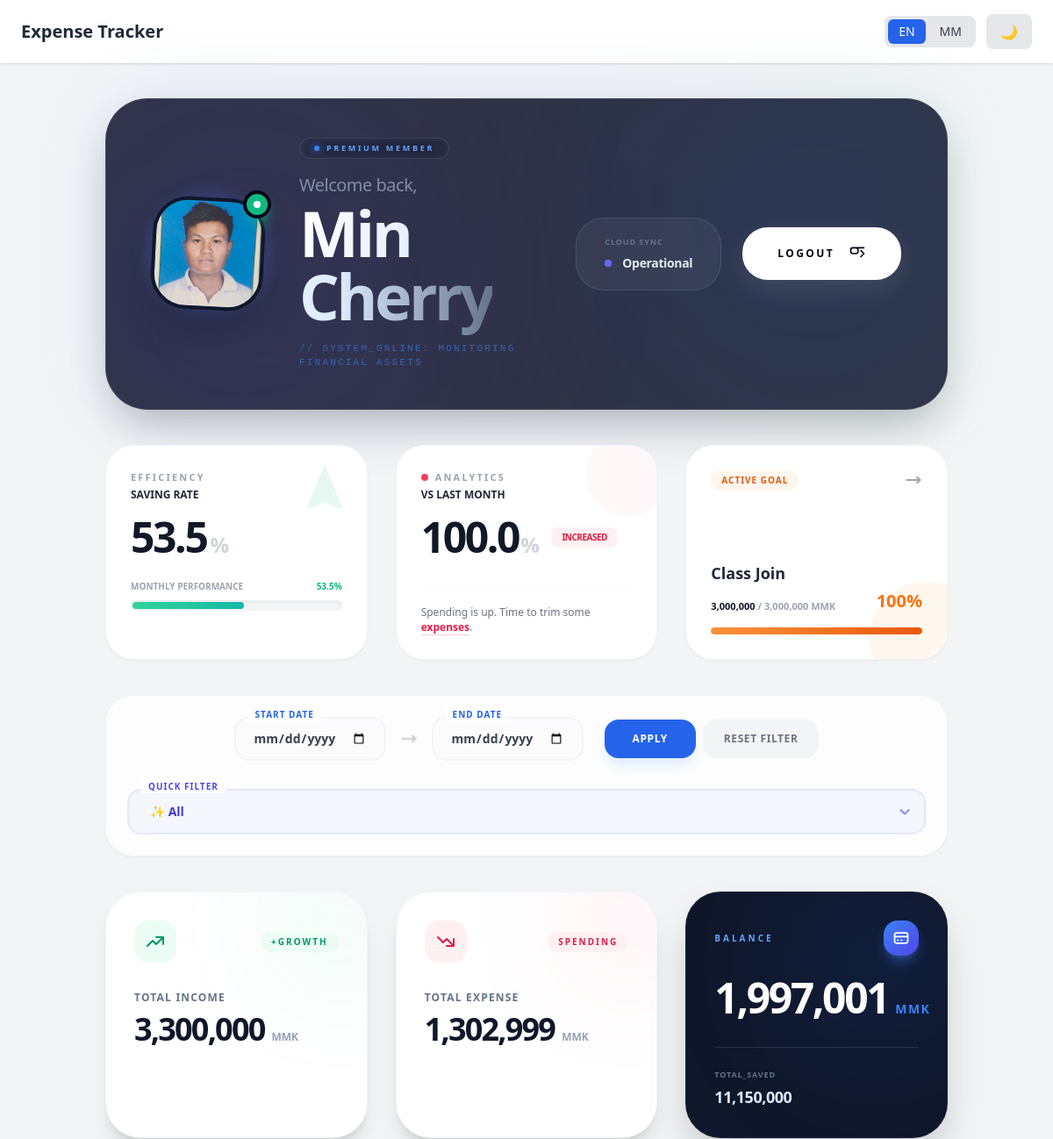
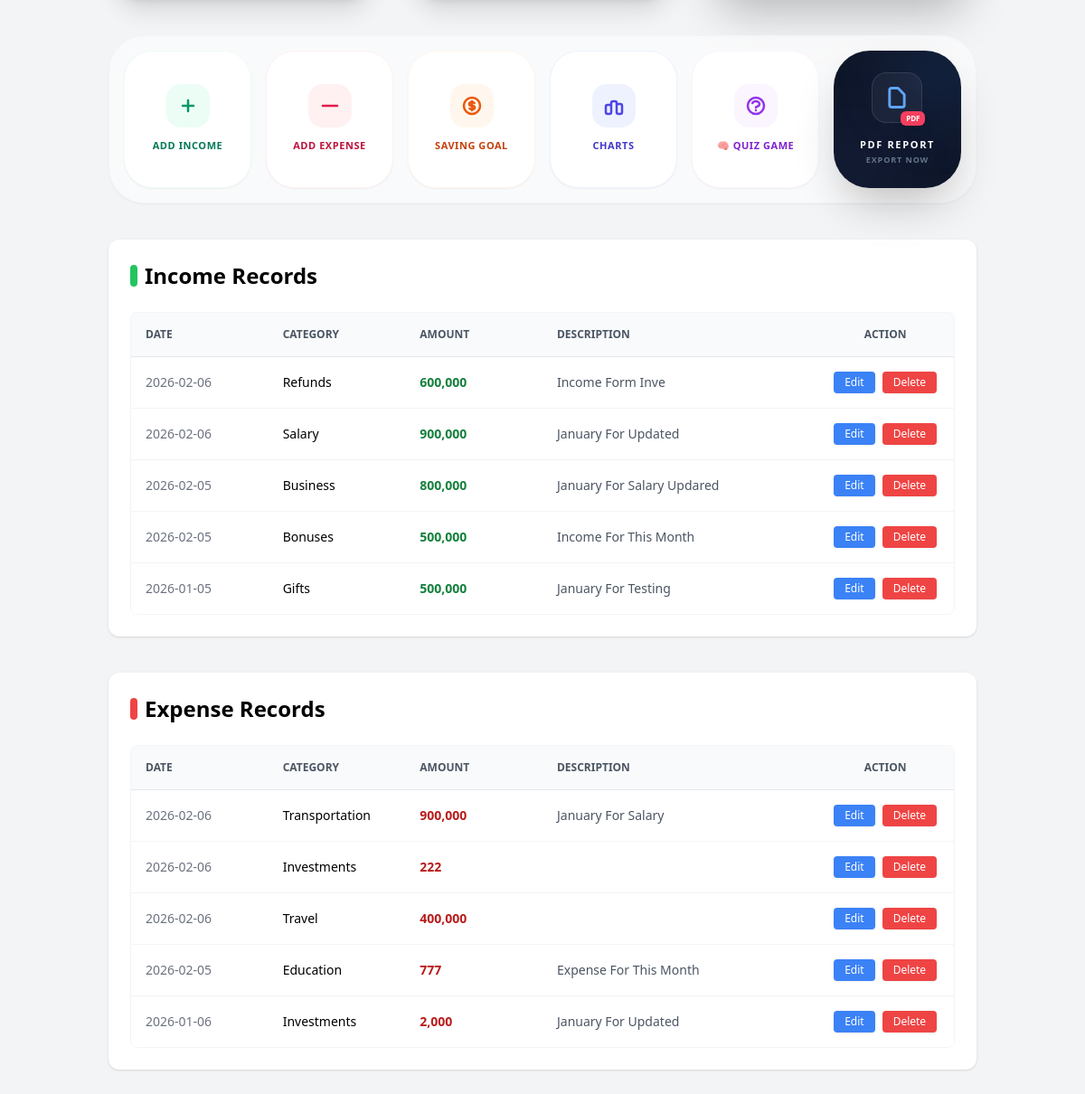
/dashboard (signed in), run on an earlier commit of the app's database (2 pictures, top to bottom).
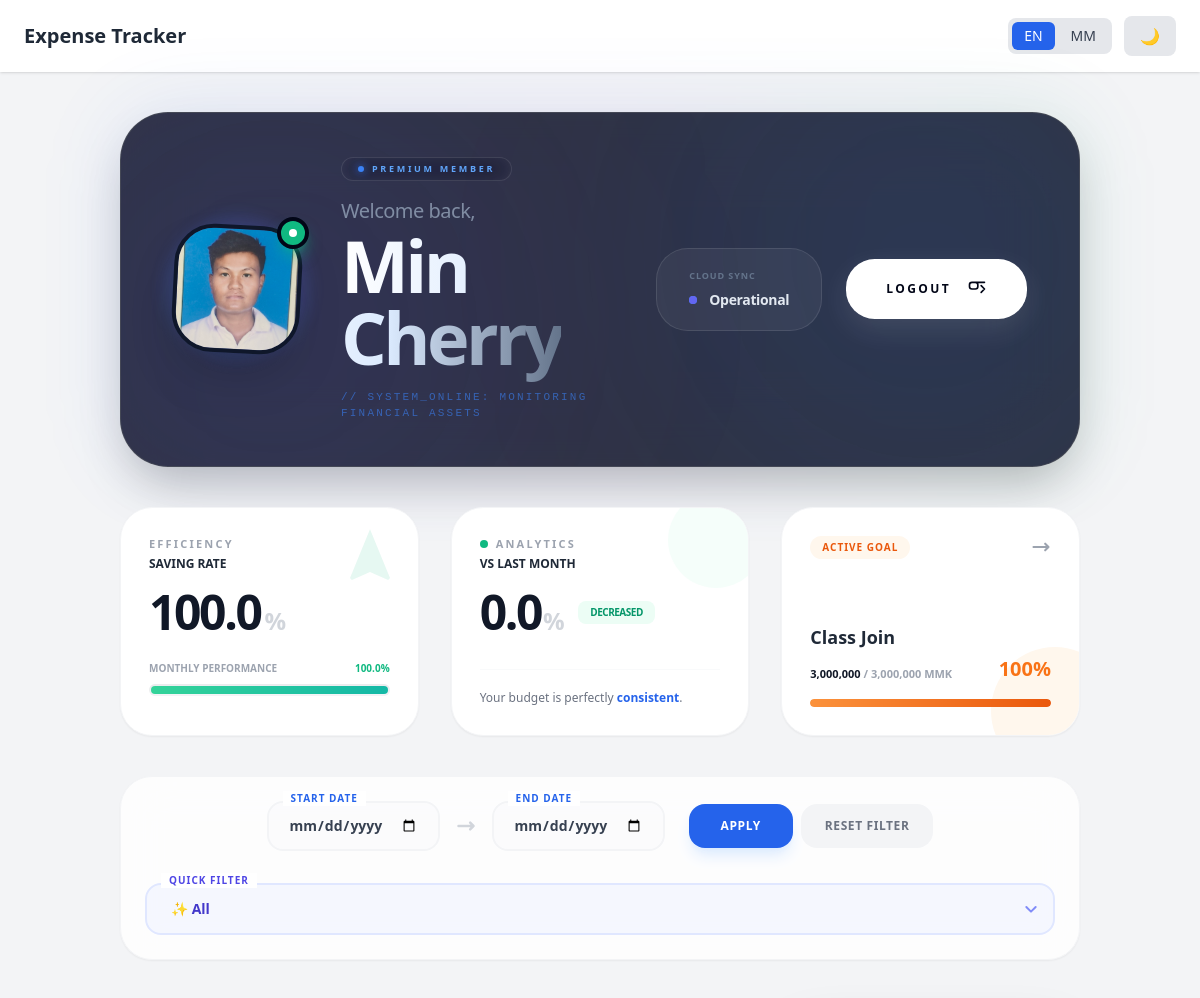
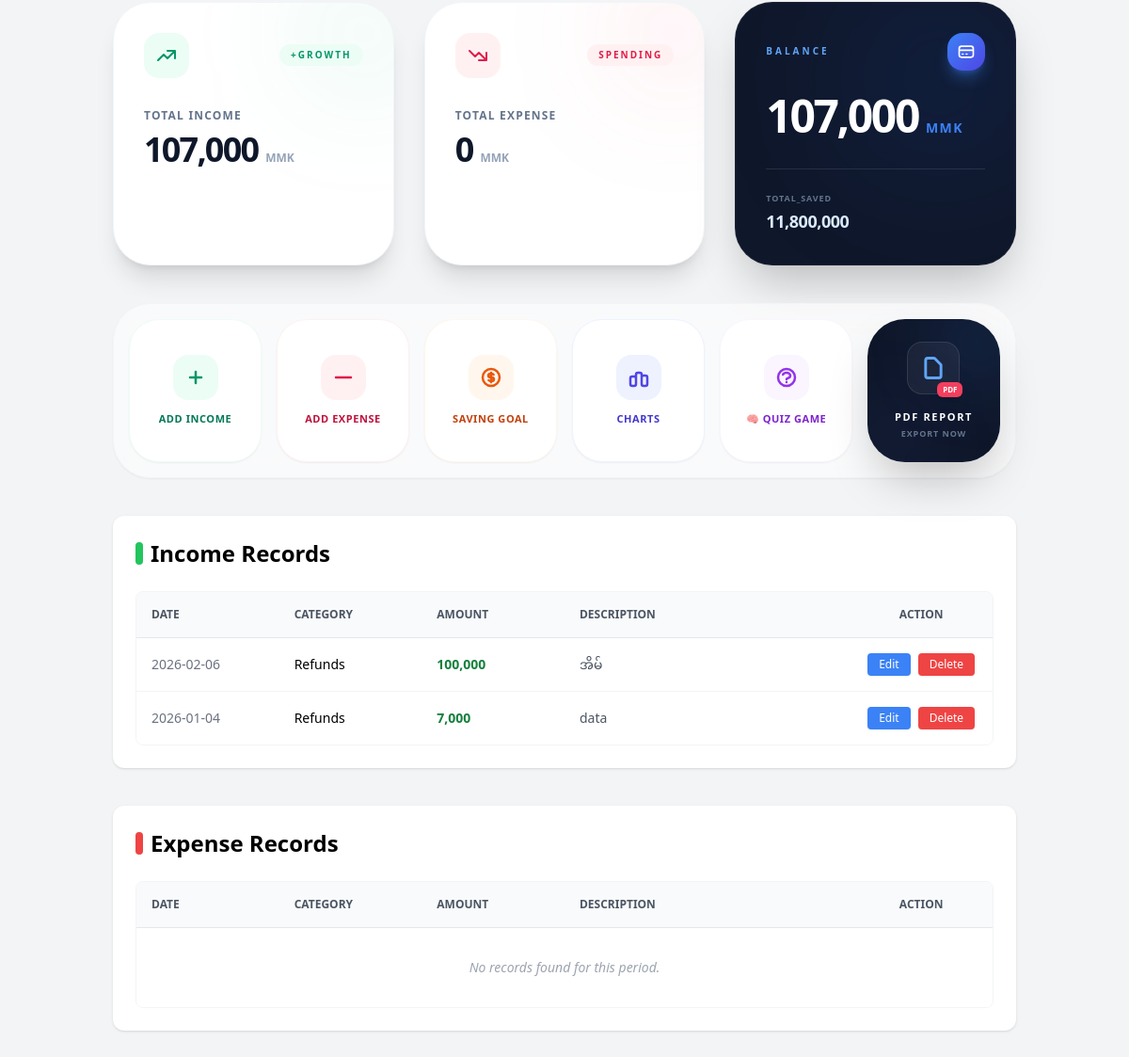
And on a later commit of the database (2 pictures, top to bottom).
### tables this page shows
CREATE TABLE income(
        id INTEGER PRIMARY KEY AUTOINCREMENT,
        user_id INTEGER,
        date TEXT,
        category TEXT,
        amount REAL,
        description TEXT,
        FOREIGN KEY(user_id) REFERENCES users(id)
    );

CREATE TABLE expenses(
        id INTEGER PRIMARY KEY AUTOINCREMENT,
        user_id INTEGER,
        date TEXT,
        category TEXT,
        amount REAL,
        description TEXT,
        FOREIGN KEY(user_id) REFERENCES users(id)
    );

### app.py (the view)
@app.route("/dashboard")
def dashboard():
    if "user_id" not in session:
        return redirect(url_for("login"))
    user_id = session["user_id"]
    start_date = request.args.get("start_date")
    end_date = request.args.get("end_date")
    filter_type = request.args.get("filter")
    page = request.args.get("page", 1, type=int)
    per_page = 5
    offset = (page - 1) * per_page
    conn = sqlite3.connect(DB_NAME)
    cursor = conn.cursor()
    today = datetime.today()
    this_month = today.strftime('%Y-%m')
    last_month = (today.replace(day=1) - timedelta(days=1)).strftime('%Y-%m')
    if filter_type == "weekly":
        start_date = (today - timedelta(days=today.weekday())).strftime("%Y-%m-%d")
        end_date = today.strftime("%Y-%m-%d")
    elif filter_type == "monthly":
        start_date = today.replace(day=1).strftime("%Y-%m-%d")
        end_date = today.strftime("%Y-%m-%d")
    elif filter_type == "yearly":
        start_date = today.replace(month=1, day=1).strftime("%Y-%m-%d")
        end_date = today.strftime("%Y-%m-%d")
    cursor.execute("SELECT SUM(amount) FROM income WHERE user_id=? AND strftime('%Y-%m', date)=?", (user_id, this_month))
    this_month_income = cursor.fetchone()[0] or 0
    cursor.execute("SELECT SUM(amount) FROM expenses WHERE user_id=? AND strftime('%Y-%m', date)=?", (user_id, this_month))
    this_month_expense = cursor.fetchone()[0] or 0
    cursor.execute("SELECT SUM(amount) FROM expenses WHERE user_id=? AND strftime('%Y-%m', date)=?", (user_id, last_month))
    last_month_expense = cursor.fetchone()[0] or 0
    if this_month_income > 0:
        calculated_rate = ((this_month_income - this_month_expense) / this_month_income) * 100
        saving_rate = round(min(calculated_rate, 100), 1)
    else:
        saving_rate = 0
    cursor.execute("SELECT SUM(current_amount) FROM savings_goals WHERE user_id=?", (user_id,))
    total_saved_in_goals = cursor.fetchone()[0] or 0
    cursor.execute("SELECT id, goal_name, target_amount, current_amount FROM savings_goals WHERE user_id=?", (user_id,))
    currentgoals = cursor.fetchall()
    if this_month_expense == 0:
        diff_percent = 0.0
    elif last_month_expense > 0:
        raw_diff = ((this_month_expense - last_month_expense) / last_month_expense) * 100
        if raw_diff > 0:
            diff_percent = min(round(raw_diff, 1), 100.0)
        else:
            diff_percent = round(raw_diff, 1)
    else:
        if this_month_income > 0:
            relative_usage = (this_month_expense / this_month_income) * 100
            diff_percent = min(round(relative_usage, 1), 100.0)
        else:
            diff_percent = 100.0
    income_sum_query = "SELECT SUM(amount) FROM income WHERE user_id=?"
    expense_sum_query = "SELECT SUM(amount) FROM expenses WHERE user_id=?"
    base_params = [user_id]
    filter_params = []
    if start_date and end_date:
        income_sum_query += " AND date BETWEEN ? AND ?"
        expense_sum_query += " AND date BETWEEN ? AND ?"
        filter_params = [start_date, end_date]
    cursor.execute(income_sum_query, base_params + filter_params)
    total_income = cursor.fetchone()[0] or 0
    cursor.execute(expense_sum_query, base_params + filter_params)
    total_expense = cursor.fetchone()[0] or 0
    balance = total_income - total_expense
    inc_select = "SELECT id, category, amount, date, description FROM income WHERE user_id=?"
    if start_date and end_date:
        inc_select += " AND date BETWEEN ? AND ?"
    inc_select += " ORDER BY date DESC LIMIT ? OFFSET ?"
    cursor.execute(inc_select, base_params + filter_params + [per_page, offset])
    income_records = cursor.fetchall()
    exp_select = "SELECT id, category, amount, date, description FROM expenses WHERE user_id=?"
    if start_date and end_date:
        exp_select += " AND date BETWEEN ? AND ?"
    exp_select += " ORDER BY date DESC LIMIT ? OFFSET ?"
    cursor.execute(exp_select, base_params + filter_params + [per_page, offset])
    expense_records = cursor.fetchall()
    cursor.execute("SELECT COUNT(*) FROM income WHERE user_id=?", (user_id,))
    total_income_pages = (cursor.fetchone()[0] + per_page - 1) // per_page
    cursor.execute("SELECT COUNT(*) FROM expenses WHERE user_id=?", (user_id,))
    total_expense_pages = (cursor.fetchone()[0] + per_page - 1) // per_page
    cursor.execute("SELECT id, user_id, goal_name, target_amount, current_amount FROM savings_goals WHERE user_id=?", (user_id,))
    goals = cursor.fetchall()
    conn.close()
    return render_template(
        "dashboard.html",
        total_income=total_income,
        total_expense=total_expense,
        balance=balance,
        income_records=income_records,
        expense_records=expense_records,
        page=page,
        total_income_pages=total_income_pages,
        total_expense_pages=total_expense_pages,
        start_date=start_date,
        end_date=end_date,
        filter_type=filter_type,
        saving_rate=saving_rate,
        diff_percent=diff_percent,
        this_month_expense=this_month_expense,
        goals=goals,
        currentgoals=currentgoals
    )

### app.py (called while the page is built, shortened)
def t(key, is_user_data=False):
    lang = session.get('language', 'en')
    translated = LANGUAGES.get(lang, LANGUAGES['en']).get(key)
    if translated:
        return translated
    if lang == 'mm' and key:
        try:
            return translator.translate(key, dest='my').text
        except:
            return key
    return key

@app.context_processor
def inject_translate():
    return dict(t=t)

### templates/dashboard.html (shortened to what the changed rows need)
{% extends "base.html" %}
{% block content %}
<div class="max-w-7xl mx-auto px-4 py-6 space-y-10">
{% set is_mm = (request.cookies.get('language') == 'mm') or (session.get('language') == 'mm') %}
<div class="relative group perspective-1000">
    <div class="relative overflow-hidden bg-slate-950/80 backdrop-blur-2xl rounded-[3rem] border border-white/10 p-1 shadow-2xl transition-all duration-500 hover:shadow-blue-500/20">
        <div class="relative px-8 py-10 md:px-12">
            <div class="flex flex-col lg:flex-row items-center justify-between gap-12">
                <div class="flex flex-col md:flex-row items-center gap-10">
                    <div class="text-center md:text-left space-y-4">
                        <div class="space-y-1">
                            <h2 class="text-slate-400 font-medium text-lg md:text-xl tracking-tight opacity-80">{{ t("welcome") }},</h2>
                            <h1 class="text-5xl md:text-7xl font-black text-white tracking-tighter leading-none">
                                <span class="text-transparent bg-clip-text bg-gradient-to-r from-white via-blue-100 to-slate-500">
                                </span>
                            </h1>
                        </div>
                    </div>
                </div>
            </div>
        </div>
    </div>
</div>
 <div class="grid grid-cols-1 md:grid-cols-3 gap-8">
  <div class="group relative bg-white rounded-[2rem] p-7 shadow-sm border border-gray-100 transition-all duration-300 hover:shadow-xl hover:-translate-y-1 overflow-hidden">
    <div class="relative z-10">
      <h2 class="text-xs font-black text-gray-800 uppercase mb-4">Saving Rate</h2>
      <div class="flex items-baseline gap-1">
        <span class="text-5xl font-black tracking-tighter text-gray-900">{{ saving_rate }}</span>
        <span class="text-2xl font-bold text-gray-300">%</span>
      </div>
      <div class="mt-6">
        <div class="flex justify-between mb-2">
            <span class="text-[10px] font-bold text-gray-400 uppercase">Monthly Performance</span>
            <span class="text-[10px] font-bold text-emerald-500">{{ saving_rate }}%</span>
        </div>
        <div class="w-full bg-gray-100 h-3 rounded-full overflow-hidden p-0.5 shadow-inner">
          <div class="bg-gradient-to-r from-emerald-400 to-teal-500 h-full rounded-full transition-all duration-1000" style="width: {{ saving_rate }}%"></div>
        </div>
      </div>
    </div>
  </div>
  <div class="group relative bg-white rounded-[2rem] p-7 shadow-sm border border-gray-100 transition-all duration-300 hover:shadow-xl hover:-translate-y-1 overflow-hidden">
    <div class="absolute -right-4 -top-4 w-24 h-24 {{ 'bg-rose-50' if diff_percent > 0 else 'bg-emerald-50' }} rounded-full opacity-50 group-hover:scale-150 transition-transform duration-700"></div>
    <div class="relative z-10">
      <div class="flex items-center gap-2 mb-1">
        <span class="w-2 h-2 rounded-full {{ 'bg-rose-500 animate-pulse' if diff_percent > 0 else 'bg-emerald-500' }}"></span>
        <h3 class="text-[11px] font-black text-gray-400 uppercase tracking-[0.2em]">Analytics</h3>
      </div>
      <h2 class="text-xs font-black text-gray-800 uppercase mb-4">Vs Last Month</h2>
      <div class="flex items-center gap-4">
        <p class="text-5xl font-black tracking-tighter text-gray-900">
          {{ diff_percent|abs }}<span class="text-2xl ml-0.5 text-gray-300">%</span>
        </p>
        <div class="flex flex-col">
            {% if diff_percent > 0 %}
            <span class="px-3 py-1 rounded-lg bg-rose-50 text-rose-600 text-[10px] font-black tracking-tighter">INCREASED</span>
            {% else %}
            <span class="px-3 py-1 rounded-lg bg-emerald-50 text-emerald-600 text-[10px] font-black tracking-tighter">DECREASED</span>
            {% endif %}
        </div>
      </div>
      <div class="mt-8 pt-5 border-t border-gray-50 flex items-start gap-3">
          <p class="text-[12px] text-gray-500 font-medium leading-snug">
              {% if diff_percent > 0 %}
              Spending is up. Time to trim some <span class="text-rose-600 font-bold underline decoration-rose-200 underline-offset-4">expenses</span>.
              {% elif diff_percent < 0 %}
              Brilliant! You've cut costs by <span class="text-emerald-600 font-bold underline decoration-emerald-200 underline-offset-4">{{ diff_percent|abs }}%</span>.
              {% else %}
              Your budget is perfectly <span class="text-blue-600 font-bold">consistent</span>.
              {% endif %}
          </p>
      </div>
    </div>
  </div>
</div>
<div class="grid grid-cols-1 lg:grid-cols-3 gap-8">
    <div class="relative group overflow-hidden bg-white dark:bg-slate-900 rounded-[2.5rem] p-8 border border-slate-100 dark:border-slate-800 shadow-xl transition-all duration-500 hover:-translate-y-2 hover:shadow-emerald-500/10">
        <div class="relative z-10">
            <div class="flex items-baseline gap-2 mt-2">
                <p class="text-4xl font-black text-slate-900 dark:text-white tracking-tighter">
                    {{ "{:,.0f}".format(total_income) }}
                </p>
                <span class="text-xs font-bold text-slate-400">MMK</span>
            </div>
        </div>
    </div>
    <div class="relative group overflow-hidden bg-white dark:bg-slate-900 rounded-[2.5rem] p-8 border border-slate-100 dark:border-slate-800 shadow-xl transition-all duration-500 hover:-translate-y-2 hover:shadow-rose-500/10">
        <div class="relative z-10">
            <div class="flex items-baseline gap-2 mt-2">
                <p class="text-4xl font-black text-slate-900 dark:text-white tracking-tighter">
                    {{ "{:,.0f}".format(total_expense) }}
                </p>
                <span class="text-xs font-bold text-slate-400">MMK</span>
            </div>
        </div>
    </div>
    <div class="relative group overflow-hidden bg-slate-900 rounded-[2.5rem] p-8 shadow-2xl transition-all duration-500 hover:shadow-blue-500/20 border border-white/5">
        <div class="relative z-10 h-full flex flex-col justify-between">
            <div>
                <div class="flex items-baseline gap-2">
                    <p class="text-5xl font-black text-white tracking-tighter">
                        {{ "{:,.0f}".format(balance) }}
                    </p>
                    <span class="text-sm font-bold text-blue-500 tracking-widest">MMK</span>
                </div>
            </div>
            <div class="mt-8 pt-6 border-t border-white/10 grid grid-cols-2 gap-4">
                {% set total_saved = goals|sum(attribute=4) if goals else 0 %}
                <div class="space-y-1">
                    <p class="text-[9px] font-black text-slate-500 uppercase tracking-widest">{{ t("total_saved") }}</p>
                    <p class="text-lg font-bold text-blue-100 tracking-tight">{{ "{:,.0f}".format(total_saved) }}</p>
                </div>
            </div>
        </div>
    </div>
</div>
  {% for table_name, records, color, total_pages in [
    ('Income', income_records, 'green', total_income_pages),
    ('Expense', expense_records, 'red', total_expense_pages)
  ] %}
  <div class="bg-white rounded-xl shadow p-6 mb-8">
    <h2 class="text-2xl font-bold mb-6 flex items-center gap-2">
      <span class="w-2 h-6 bg-{{ color }}-500 rounded-full"></span>
      {{ table_name }} {{ t("records_table") }}
    </h2>
    <div class="overflow-x-auto border rounded-lg border-gray-100">
      <table class="min-w-full text-sm table-fixed divide-y divide-gray-200">
        <thead class="bg-gray-50">
          <tr class="text-gray-600 uppercase text-xs font-bold">
            <th class="w-1/6 p-4 text-left">Date</th>
            <th class="w-1/6 p-4 text-left">Category</th>
            <th class="w-1/6 p-4 text-left">Amount</th>
            <th class="w-2/6 p-4 text-left">Description</th>
            <th class="w-1/6 p-4 text-center">Action</th>
          </tr>
        </thead>
        <tbody class="divide-y divide-gray-100 bg-white">
          {% if records %}
            {% for rec in records %}
            <tr class="hover:bg-{{ color }}-50 transition duration-150">
              <td class="p-4 text-gray-500 truncate">{{ rec[3] }}</td>
              <td class="p-4 font-medium truncate">{{ t(rec[1]) }}</td>
              <td class="p-4 font-bold text-{{ color }}-700 truncate">{{ "{:,.0f}".format(rec[2]) }}</td>
              <td class="p-4 text-gray-600 truncate max-w-0" title="{{ rec[4] }}">{{ rec[4] }}</td>
              <td class="p-4">
                <div class="flex justify-center gap-2">
                  <a href="{{ url_for('edit_' + (table_name|lower if table_name == 'Income' else 'expense'), **{(table_name|lower if table_name == 'Income' else 'expense') + '_id': rec[0]}) }}" class="px-3 py-1 bg-blue-500 text-white rounded text-xs hover:bg-blue-600 transition shadow-sm">Edit</a>
                  <a href="{{ url_for('delete_' + (table_name|lower if table_name == 'Income' else 'expense'), **{(table_name|lower if table_name == 'Income' else 'expense') + '_id': rec[0]}) }}" class="px-3 py-1 bg-red-500 text-white rounded text-xs hover:bg-red-600 transition shadow-sm" onclick="return confirm('{{ t('delete_confirm') }}');">Delete</a>
                </div>
              </td>
            </tr>
            {% endfor %}
          {% else %}
            <tr>
              <td colspan="5" class="p-8 text-center text-gray-400 italic">No records found for this period.</td>
            </tr>
          {% endif %}
        </tbody>
      </table>
    </div>
  </div>
  {% endfor %}
</div>
{% endblock %}

What changed in the data, as far as the page shows it:
removed income: date "2026-02-06", category "Refunds", amount "600,000", description "Income Form Inve"
removed income: date "2026-02-06", category "Salary", amount "900,000", description "January For Updated"
removed income: date "2026-02-05", category "Business", amount "800,000", description "January For Salary Updared"
removed income: date "2026-02-05", category "Bonuses", amount "500,000", description "Income For This Month"
removed income: date "2026-01-05", category "Gifts", amount "500,000", description "January For Testing"
removed expenses: date "2026-02-06", category "Transportation", amount "900,000", description "January For Salary"
removed expenses: date "2026-02-06", category "Investments", amount "222"
removed expenses: date "2026-02-06", category "Travel", amount "400,000"
removed expenses: date "2026-02-05", category "Education", amount "777", description "Expense For This Month"
removed expenses: date "2026-01-06", category "Investments", amount "2,000", description "January For Updated"
added income: date "2026-02-06", category "Refunds", amount "100,000", description "အိမ်"
added income: date "2026-01-04", category "Refunds", amount "7,000", description "data"
Also different on the page:
{{ saving_rate }}: "53.5" → "100.0"
{{ saving_rate }}: 53.5 → 100.0 (drawn)
{{ diff_percent|abs }}: "100.0" → "0.0"
{{ "{:,.0f}".format(total_income) }}: "3,300,000" → "107,000"
{{ "{:,.0f}".format(total_expense) }}: "1,302,999" → "0"
{{ "{:,.0f}".format(balance) }}: "1,997,001" → "107,000"
{{ "{:,.0f}".format(total_saved) }}: "11,150,000" → "11,800,000"
text no longer shown: "INCREASED Spending is up. Time to trim some expenses"
text now shown: "DECREASED Your budget is perfectly consistent"
new list line: "No records found for this period."
